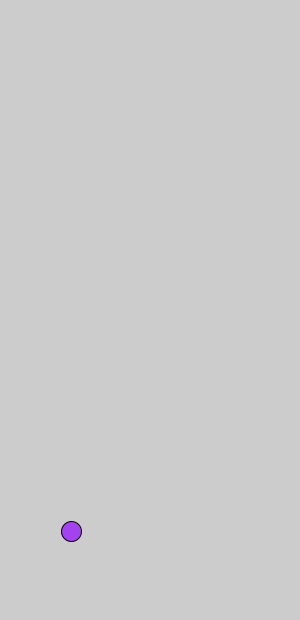
Frame 1 (no input)
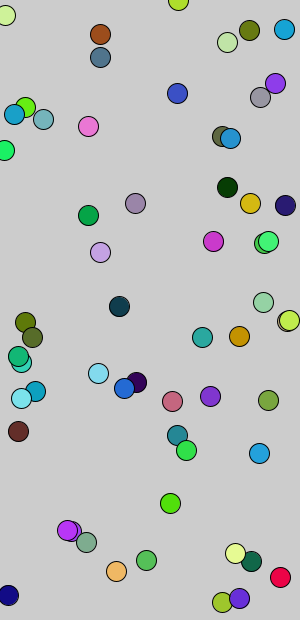
Frame 60 (the mouse pressed at the canvas centre just before this capture)
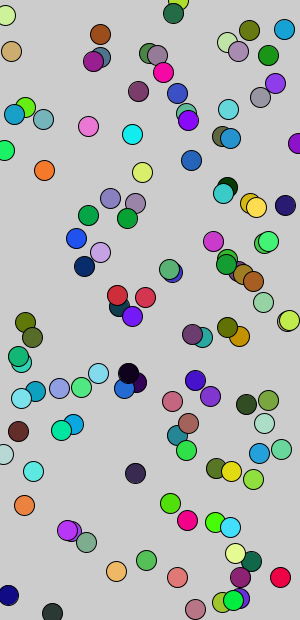
Frame 120 (the mouse held since frame 60 and released just before this capture)

The Processing sketch that drew these frames (run headless with seeded random() and noise(); from frame 60 on, the mouse is pressed at the canvas centre):

// Processing sketch: Exercise2b
// ── Exercise2b.pde
void setup(){
  size(300,620);
}

void draw(){
  fill(random(0,255),random(0,255),random(0,255));
  ellipse(random(0,300),random(0,620),20,20);
}
